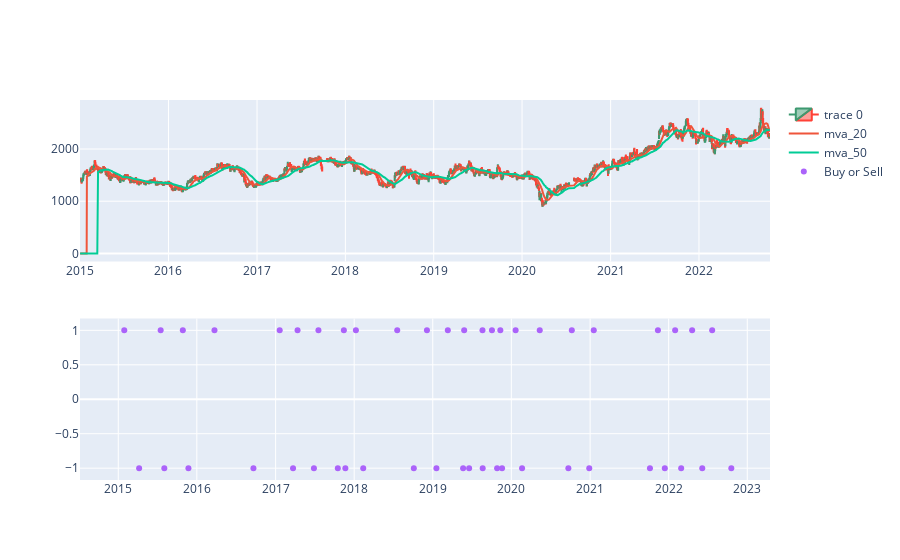

Notebook code for this chart:
### Code cell
import plotly.graph_objs as go
from plotly.subplots import make_subplots

movAvgTrade = MovingAverageTrader()
fig = make_subplots(rows=2, cols=1)
fig.update_layout(xaxis_rangeslider_visible=True)
fig.append_trace(go.Candlestick(x=data_df['date'],
                                open=data_df['open'],
                                high=data_df['high'],
                                low=data_df['low'],
                                close=data_df['close']
                               ), row=1, col=1)
fig.append_trace(go.Scatter(x=data_df['date'],
                            y=mva_shorter,
                            mode="lines",
                            name="mva_20"), row=1, col=1)
fig.append_trace(go.Scatter(x=data_df['date'],
                            y=mva_longer,
                            mode="lines",
                            name="mva_50"), row=1, col=1)
fig.append_trace(go.Scatter(x=data_df['date'],
                            y=crossover.apply(lambda x: movAvgTrade.decide(x)).replace(0, None),
                            mode="markers",
                            name="Buy or Sell"), row=2, col=1)
fig.update_layout(xaxis_rangeslider_visible=False)
fig.show()

### Figure 1 — Plotly figure (JSON) as saved in the notebook; plotly's stock layout.template omitted (floating-point values rounded to 4 significant figures; data arrays with more than 128 entries replaced by an {"elided": "..."} marker saying what was removed)
{"data": [{"close": {"elided": "1907 float values"}, "high": {"elided": "1907 float values"}, "low": {"elided": "1907 float values"}, "open": {"elided": "1907 float values"}, "type": "candlestick", "x": {"elided": "1907 str values"}, "xaxis": "x", "yaxis": "y"}, {"mode": "lines", "name": "mva_20", "type": "scatter", "x": {"elided": "1907 str values"}, "xaxis": "x", "y": {"elided": "1907 float values"}, "yaxis": "y"}, {"mode": "lines", "name": "mva_50", "type": "scatter", "x": {"elided": "1907 str values"}, "xaxis": "x", "y": {"elided": "1907 float values"}, "yaxis": "y"}, {"mode": "markers", "name": "Buy or Sell", "type": "scatter", "x": {"elided": "1907 str values"}, "xaxis": "x2", "y": {"elided": "1907 int values"}, "yaxis": "y2"}], "layout": {"xaxis": {"anchor": "y", "domain": [0, 1], "rangeslider": {"visible": false}}, "xaxis2": {"anchor": "y2", "domain": [0, 1]}, "yaxis": {"anchor": "x", "domain": [0.575, 1]}, "yaxis2": {"anchor": "x2", "domain": [0, 0.425]}}}
